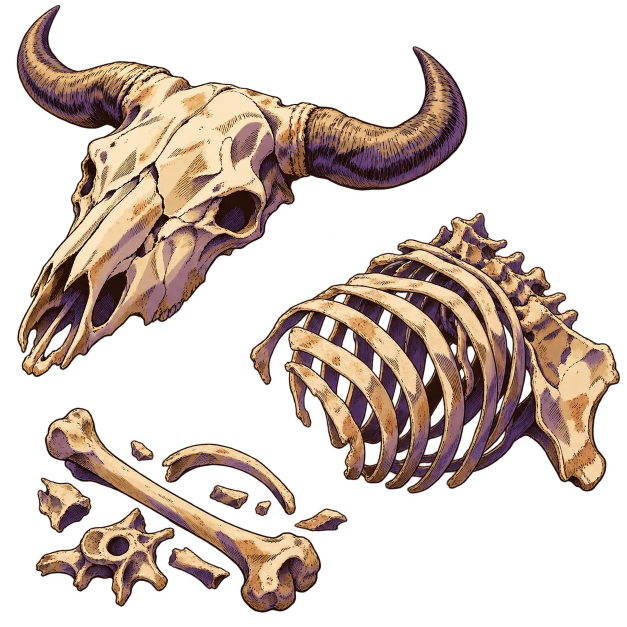
#> input picture assets/bones.png, 1254 x 1254 px (shown at 1/2 size)
$ python -i slice_sprites.py   (imports and definitions only)
#> lines starting #> are read from the running program, lines starting #| are printed output that depends on the picture; after the words box and inside, x2 and y2 are one past the last pixel; in counts of white or black regions, pixels touching at a corner belong together
#!/usr/bin/env python3
"""Cut sprite sheets into individual sprites and write src/shared/SpriteSheets.luau.

Usage: python3 tools/slice_sprites.py
Reads assets/manifest.json, finds each separate object in the sheet's transparent PNG,
writes the Luau sprite table plus assets/_preview/<sheet>.png with numbered boxes so
you can check the order and fix `names` in the manifest.
"""
import json
import sys
from pathlib import Path

import numpy as np
from PIL import Image, ImageDraw

ROOT = Path(__file__).resolve().parent.parent
ASSETS = ROOT / "assets"
OUT = ROOT / "src" / "shared" / "SpriteSheets.luau"
DOWN = 4          # label on a mask shrunk by this factor (fast, no scipy needed)
MERGE = 4         # cells of gap that still count as the same object (shadow, thin arms)
MIN_AREA = 400    # ignore specks smaller than this many source pixels
ALPHA_MIN = 24


def dilate(mask: np.ndarray, r: int) -> np.ndarray:
    out = mask.copy()
    for dy in range(-r, r + 1):
        for dx in range(-r, r + 1):
            out |= np.roll(np.roll(mask, dy, 0), dx, 1)
    return out


def label(mask: np.ndarray) -> np.ndarray:
    labels = np.zeros(mask.shape, dtype=np.int32)
    h, w = mask.shape
    n = 0
    for y in range(h):
        for x in range(w):
            if mask[y, x] and not labels[y, x]:
                n += 1
                stack = [(y, x)]
                labels[y, x] = n
                while stack:
                    cy, cx = stack.pop()
                    for ny, nx in ((cy + 1, cx), (cy - 1, cx), (cy, cx + 1), (cy, cx - 1)):
                        if 0 <= ny < h and 0 <= nx < w and mask[ny, nx] and not labels[ny, nx]:
                            labels[ny, nx] = n
                            stack.append((ny, nx))
    return labels


def find_boxes(img: Image.Image, merge: int = MERGE):
    alpha = np.array(img.convert("RGBA"))[:, :, 3] > ALPHA_MIN
    h, w = alpha.shape
    small = alpha[: h // DOWN * DOWN, : w // DOWN * DOWN]
    small = small.reshape(h // DOWN, DOWN, w // DOWN, DOWN).any(axis=(1, 3))
    labels = label(dilate(small, merge))
    boxes = []
    for i in range(1, labels.max() + 1):
        ys, xs = np.where((labels == i) & small)
        if len(ys) == 0:
            continue
        x0, x1 = xs.min() * DOWN, (xs.max() + 1) * DOWN
        y0, y1 = ys.min() * DOWN, (ys.max() + 1) * DOWN
        # tighten to real opaque pixels
        sub = alpha[y0:y1, x0:x1]
        yy, xx = np.where(sub)
        if len(yy) < MIN_AREA:
            continue
        boxes.append((x0 + xx.min(), y0 + yy.min(), x0 + xx.max() + 1, y0 + yy.max() + 1))
    # reading order: rows of similar top edge, then left to right
    boxes.sort(key=lambda b: (round(b[1] / 150), b[0]))
    return boxes


def main() -> int:
    manifest = json.loads((ASSETS / "manifest.json").read_text())
    (ASSETS / "_preview").mkdir(exist_ok=True)
    lines = [
        "-- GENERATED by tools/slice_sprites.py from assets/manifest.json. Do not edit by hand.",
        "return {",
    ]
    for sheet, cfg in manifest["sheets"].items():
        path = ASSETS / cfg["file"]
        if not path.exists():
            print(f"skip {sheet}: {path.name} not found")
            continue
        img = Image.open(path).convert("RGBA")
        boxes = find_boxes(img, cfg.get("merge", MERGE))
        names = cfg.get("names", [])
        if names and len(names) != len(boxes):
            print(f"WARNING {sheet}: found {len(boxes)} objects but manifest lists {len(names)} names")
        preview = img.copy()
        draw = ImageDraw.Draw(preview)
        for i, (x0, y0, x1, y1) in enumerate(boxes):
            name = names[i] if i < len(names) else f"{sheet}_{i + 1}"
            draw.rectangle((x0, y0, x1, y1), outline=(255, 0, 255, 255), width=4)
            draw.text((x0 + 8, y0 + 8), f"{i + 1}:{name}", fill=(255, 0, 255, 255))
            override = cfg.get("overrides", {}).get(name, {})
            ppu = override.get("ppu", cfg.get("ppu", 40))
            ax = override.get("ax", (x1 - x0) // 2)
            collide = override.get("collide", cfg.get("collide"))
            lines.append(f'\t["{name}"] = {{')
            lines.append(f'\t\timage = "rbxassetid://{cfg["id"]}",')
            lines.append(f"\t\trect = {{ x = {x0}, y = {y0}, w = {x1 - x0}, h = {y1 - y0} }},")
            lines.append(f"\t\tppu = {ppu}, ax = {ax}, collide = {'nil' if collide is None else collide},")
            lines.append("\t},")
            print(f"{sheet}[{i + 1}] {name}: rect=({x0},{y0},{x1 - x0},{y1 - y0})")
        preview.save(ASSETS / "_preview" / f"{sheet}.png")
    lines.append("}")
    OUT.write_text("\n".join(lines) + "\n")
    print(f"wrote {OUT.relative_to(ROOT)}")
    return 0


# [2 lines not run here, left out]

>>> from PIL import Image
>>> picture = Image.open('../assets/bones.png')
#> picture is the input picture: PIL image 1254x1254 RGBA; mean R, G, B, A 66.8, 50.8, 42.2, 98.3
>>> result = find_boxes(picture)
#> in find_boxes, `alpha = np.array(img.convert("RGBA"))[:, :, 3] > ALPHA_MIN`:
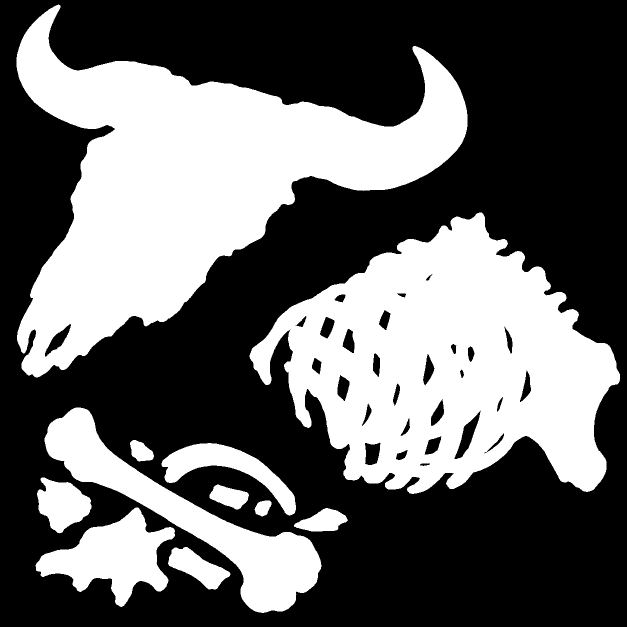
#> alpha: shape (1254, 1254) bool (shown at 1/2 size); 39.6% white; 11 white regions, largest, box (x1, y1, x2, y2) and area: (33, 9, 935, 755) 271709, (499, 425, 1240, 988) 240531, (89, 815, 643, 1226) 51846
#> in find_boxes, `small = small.reshape(h // DOWN, DOWN, w // DOWN, DOWN).any(axis=(1, 3))`:
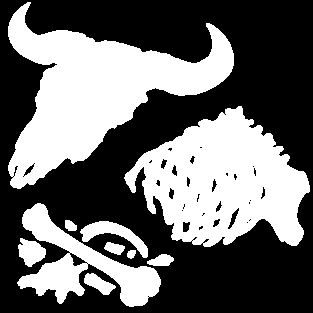
#> small: shape (313, 313) bool; 41.4% white; 10 white regions, largest, box (x1, y1, x2, y2) and area: (8, 2, 234, 189) 17432, (124, 106, 310, 247) 15682, (17, 203, 161, 307) 5165
#> after the loop in dilate, `for dy in range(-r, r + 1):`:
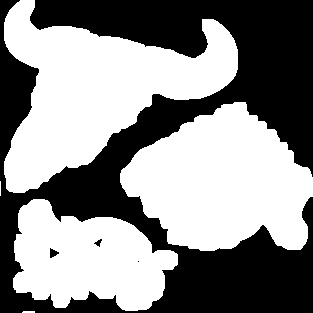
#> out: shape (313, 313) bool; 54.8% white; 4 black regions (1 under 20 px), largest, box (x1, y1, x2, y2) and area: (0, 0, 313, 313) 44199, (50, 248, 59, 258) 53, (94, 239, 102, 247) 30
#> in label, `labels = np.zeros(mask.shape, dtype=np.int32)`: labels: shape (313, 313) int32; every value is 0
#> after the loop in label, `for y in range(h):`:
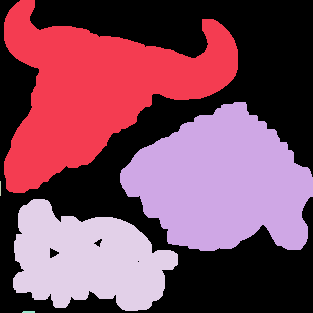
#> labels: shape (313, 313) int32; 6 distinct labels, from 0 to 5; one colour per label, 0 black
#> the loop in find_boxes, `for i in range(1, labels.max() + 1):` made 5 passes
#> (x0, x1, y0, y1) on passes 1, 2, 4: (32, 936, 8, 756), (496, 1240, 424, 988), (68, 696, 812, 1228)
#> pass 1, in find_boxes, `sub = alpha[y0:y1, x0:x1]`:
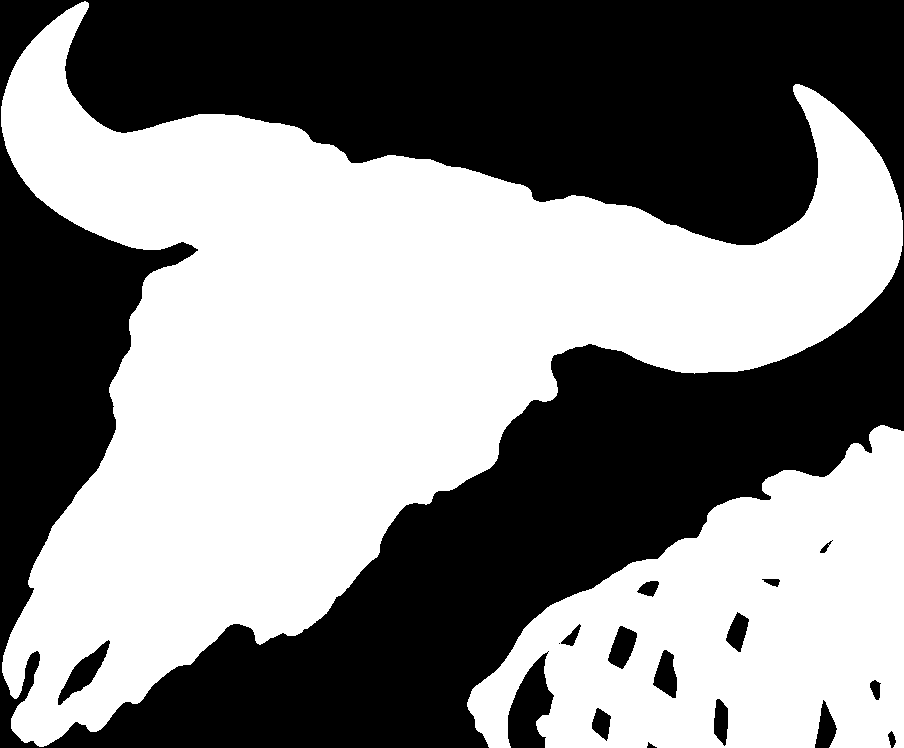
#> sub: shape (748, 904) bool; 52.6% white; 17 black regions (1 under 20 px), largest, box (x1, y1, x2, y2) and area: (0, 0, 904, 748) 312729, (508, 651, 554, 748) 2635, (58, 640, 110, 705) 1104
#> pass 2, in find_boxes, `sub = alpha[y0:y1, x0:x1]`:
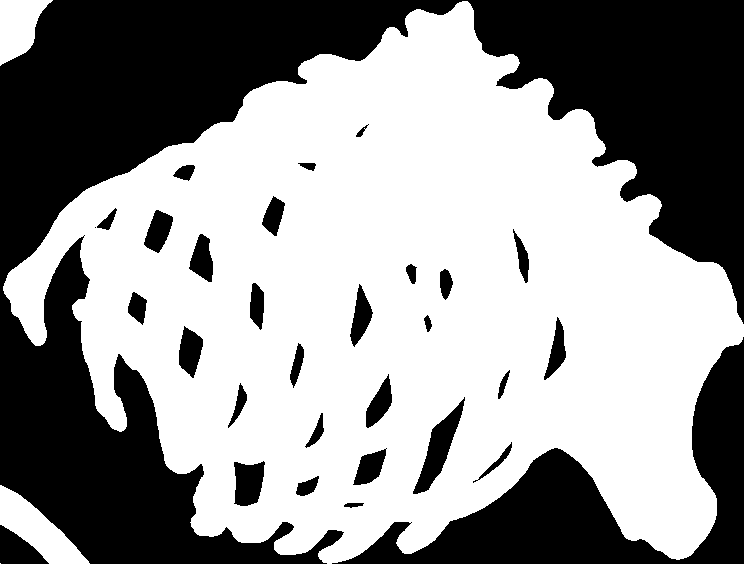
#> sub: shape (564, 744) bool; 58.5% white; 31 black regions (1 under 20 px), largest, box (x1, y1, x2, y2) and area: (0, 0, 744, 564) 135053, (332, 337, 744, 564) 25521, (413, 397, 465, 494) 1638
#> after the loop in find_boxes, `for i in range(1, labels.max() + 1):`:
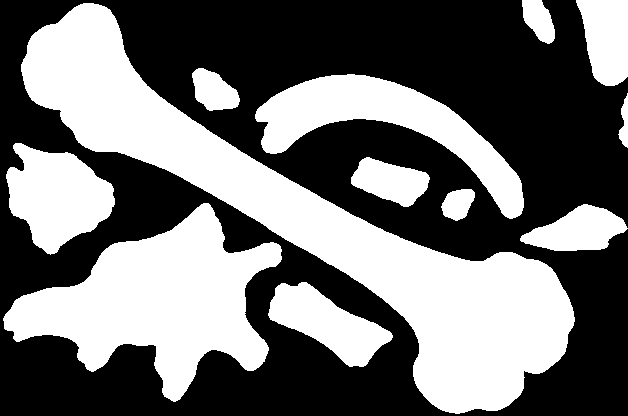
#> sub: shape (416, 628) bool; 44.2% white; 12 white regions, largest, box (x1, y1, x2, y2) and area: (21, 3, 575, 414) 51846, (3, 203, 282, 402) 26036, (255, 74, 524, 219) 12199
#> after the loop in find_boxes, `for i in range(1, labels.max() + 1):`: boxes = [(33, 9, 936, 756), (496, 424, 1240, 988), (71, 812, 696, 1226)]
#> result has the same summary as boxes in find_boxes

$ run again, on assets/mesa_cliff.png
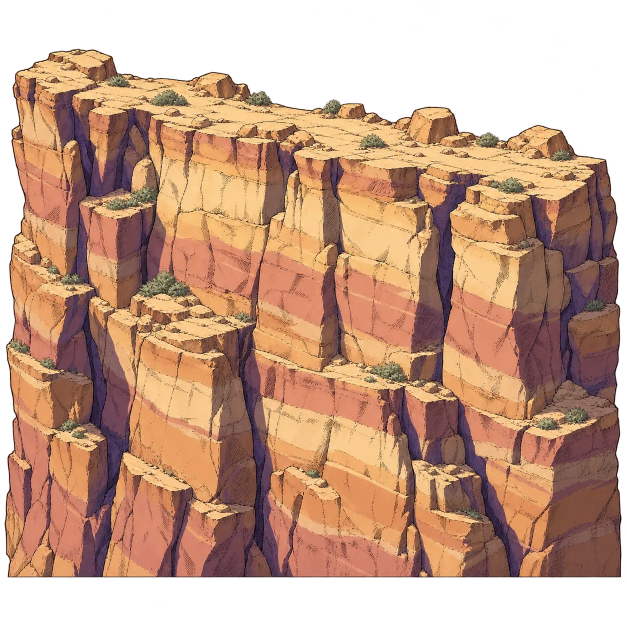
#> input picture assets/mesa_cliff.png, 1254 x 1254 px (shown at 1/2 size)
#> picture is the input picture: PIL image 1254x1254 RGBA; mean R, G, B, A 133, 93.8, 71, 184.8
#> alpha: shape (1254, 1254) bool; 73.5% white; 1 black region, box (x1, y1, x2, y2) and area: (0, 0, 1254, 1254) 416901
#> after the loop in dilate, `for dy in range(-r, r + 1):`:
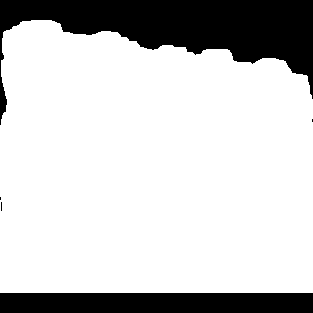
#> out: shape (313, 313) bool; 79.1% white; 5 black regions (3 under 20 px), largest, box (x1, y1, x2, y2) and area: (0, 0, 313, 125) 14224, (0, 293, 313, 313) 6260
#> the loop in find_boxes, `for i in range(1, labels.max() + 1):` made 1 pass
#> (x0, x1, y0, y1) on pass 1: (8, 1244, 96, 1156)
#> pass 1, in find_boxes, `sub = alpha[y0:y1, x0:x1]`:
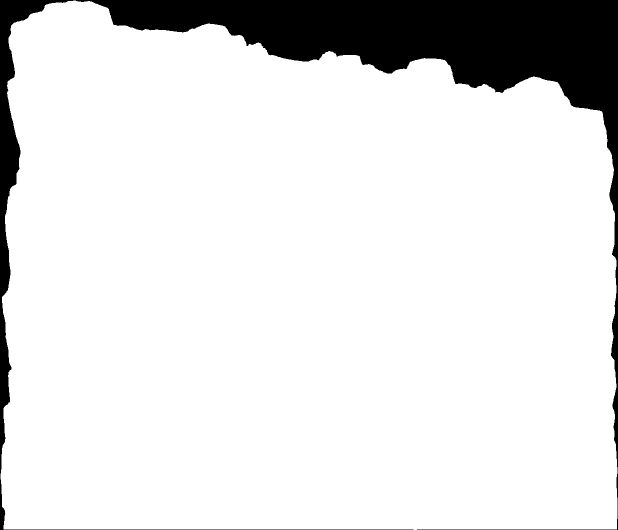
#> sub: shape (1060, 1236) bool (shown at 1/2 size); 88.2% white; 1 black region, box (x1, y1, x2, y2) and area: (0, 0, 1236, 1060) 154545
#> after the loop in find_boxes, `for i in range(1, labels.max() + 1):`: boxes = [(9, 97, 1243, 1156)]

$ run again, on assets/pricklypear_barrel.png
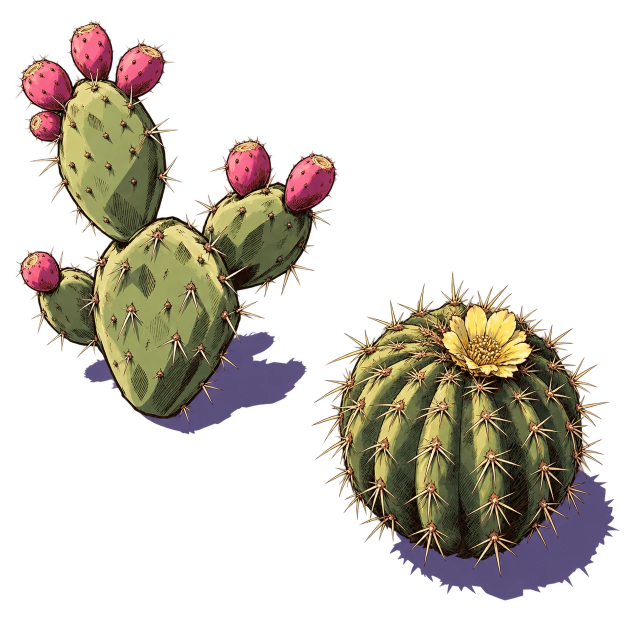
#> input picture assets/pricklypear_barrel.png, 1254 x 1254 px (shown at 1/2 size)
#> picture is the input picture: PIL image 1254x1254 RGBA; mean R, G, B, A 44.8, 37.7, 28.8, 82
#> alpha: shape (1254, 1254) bool; 33.1% white; 4 white regions (2 under 20 px), largest, box (x1, y1, x2, y2) and area: (31, 40, 677, 869) 270666, (622, 542, 1239, 1201) 250587
#> after the loop in dilate, `for dy in range(-r, r + 1):`:
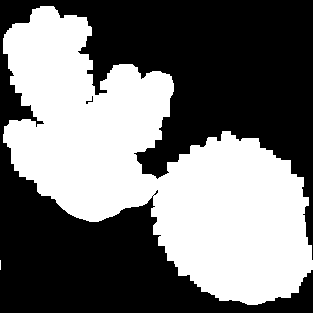
#> out: shape (313, 313) bool; 45.5% white; 2 white regions (1 under 20 px), largest, box (x1, y1, x2, y2) and area: (3, 6, 313, 305) 44564
#> the loop in find_boxes, `for i in range(1, labels.max() + 1):` made 2 passes
#> (x0, x1, y0, y1) on pass 1: (28, 1240, 40, 1204)
#> pass 1, in find_boxes, `sub = alpha[y0:y1, x0:x1]`:
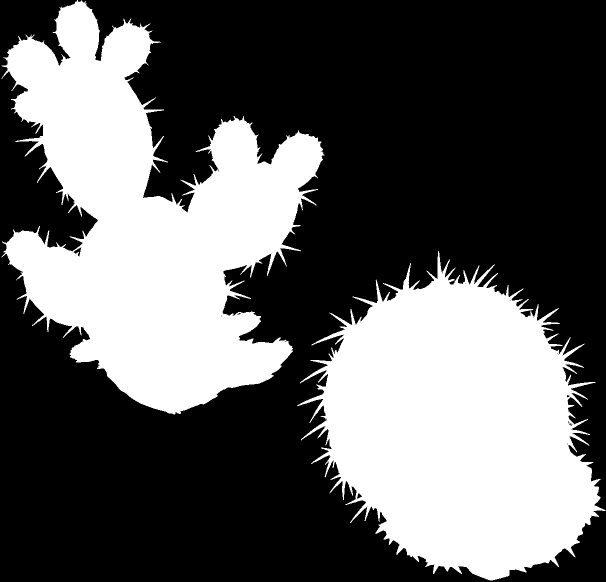
#> sub: shape (1164, 1212) bool (shown at 1/2 size); 36.9% white; 4 white regions (2 under 20 px), largest, box (x1, y1, x2, y2) and area: (3, 0, 649, 829) 270666, (594, 502, 1211, 1161) 250587
#> after the loop in find_boxes, `for i in range(1, labels.max() + 1):`: boxes = [(31, 40, 1239, 1201)]
